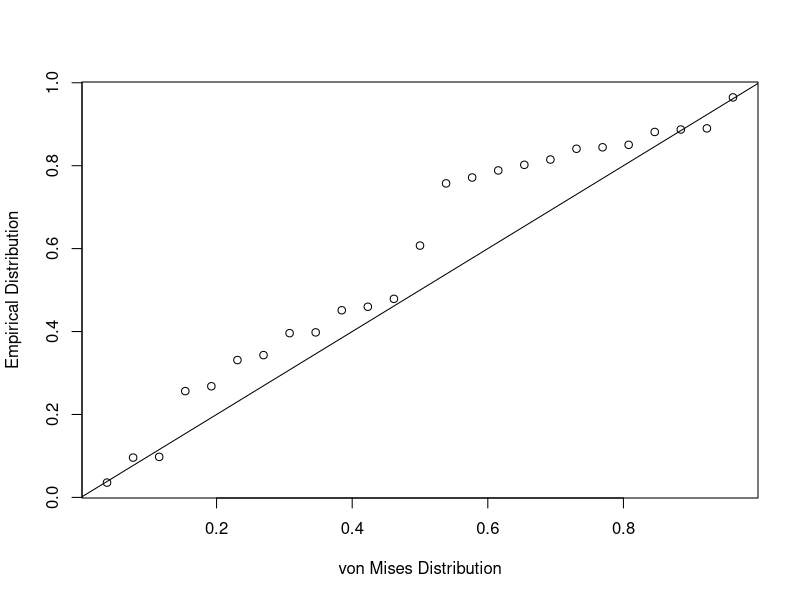
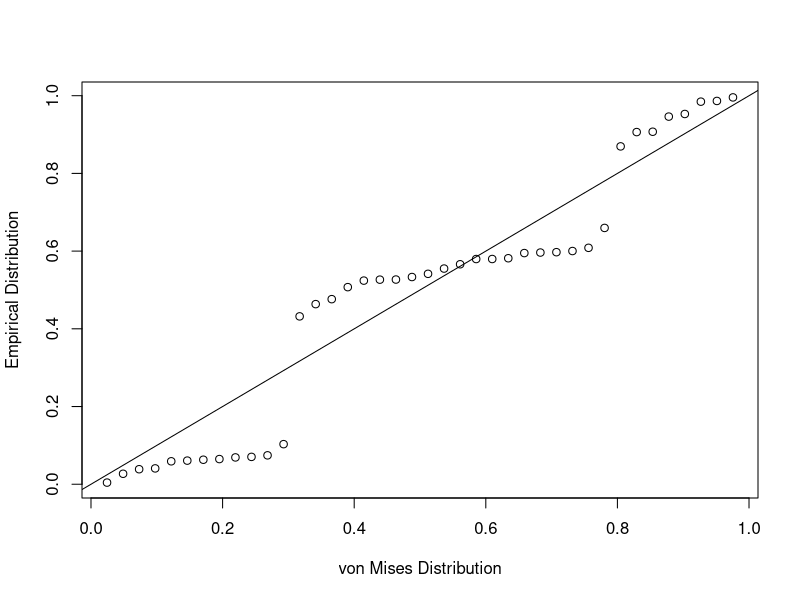

Generate these figures, in order, with R:
library(circular)


### Name: pp.plot
### Title: von Mises Probability-Probability Plot
### Aliases: pp.plot
### Keywords: hplot

### ** Examples

x <- rvonmises(n=25, mu=circular(0), kappa=3)
pp.plot(x)
x <- c(rvonmises(n=20, mu=circular(0), kappa=7), 
  rvonmises(n=20, mu=circular(pi), kappa=7))
pp.plot(x)
